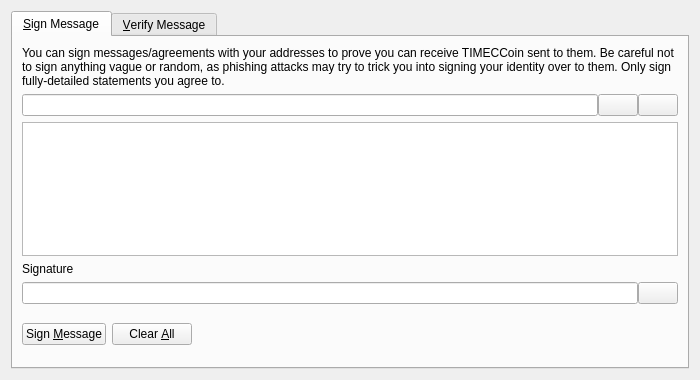
<?xml version="1.0" encoding="UTF-8"?>
<ui version="4.0">
 <class>SignVerifyMessageDialog</class>
 <widget class="QDialog" name="SignVerifyMessageDialog">
  <property name="geometry">
   <rect>
    <x>0</x>
    <y>0</y>
    <width>700</width>
    <height>380</height>
   </rect>
  </property>
  <property name="windowTitle">
   <string>Signatures - Sign / Verify a Message</string>
  </property>
  <property name="modal">
   <bool>true</bool>
  </property>
  <layout class="QVBoxLayout" name="verticalLayout">
   <item>
    <widget class="QTabWidget" name="tabWidget">
     <property name="currentIndex">
      <number>0</number>
     </property>
     <widget class="QWidget" name="tabSignMessage">
      <attribute name="title">
       <string>&amp;Sign Message</string>
      </attribute>
      <layout class="QVBoxLayout" name="verticalLayout_SM">
       <item>
        <widget class="QLabel" name="infoLabel_SM">
         <property name="text">
          <string>You can sign messages/agreements with your addresses to prove you can receive TIMECCoin sent to them. Be careful not to sign anything vague or random, as phishing attacks may try to trick you into signing your identity over to them. Only sign fully-detailed statements you agree to.</string>
         </property>
         <property name="textFormat">
          <enum>Qt::PlainText</enum>
         </property>
         <property name="wordWrap">
          <bool>true</bool>
         </property>
        </widget>
       </item>
       <item>
        <layout class="QHBoxLayout" name="horizontalLayout_1_SM">
         <property name="spacing">
          <number>0</number>
         </property>
         <item>
          <widget class="QValidatedLineEdit" name="addressIn_SM">
           <property name="toolTip">
            <string>The TIMECCoin address to sign the message with</string>
           </property>
          </widget>
         </item>
         <item>
          <widget class="QPushButton" name="addressBookButton_SM">
           <property name="toolTip">
            <string>Choose previously used address</string>
           </property>
           <property name="text">
            <string/>
           </property>
           <property name="shortcut">
            <string>Alt+A</string>
           </property>
           <property name="autoDefault">
            <bool>false</bool>
           </property>
          </widget>
         </item>
         <item>
          <widget class="QPushButton" name="pasteButton_SM">
           <property name="toolTip">
            <string>Paste address from clipboard</string>
           </property>
           <property name="text">
            <string/>
           </property>
           <property name="shortcut">
            <string>Alt+P</string>
           </property>
           <property name="autoDefault">
            <bool>false</bool>
           </property>
          </widget>
         </item>
        </layout>
       </item>
       <item>
        <widget class="QPlainTextEdit" name="messageIn_SM">
         <property name="toolTip">
          <string>Enter the message you want to sign here</string>
         </property>
        </widget>
       </item>
       <item>
        <widget class="QLabel" name="signatureLabel_SM">
         <property name="text">
          <string>Signature</string>
         </property>
         <property name="textFormat">
          <enum>Qt::PlainText</enum>
         </property>
        </widget>
       </item>
       <item>
        <layout class="QHBoxLayout" name="horizontalLayout_2_SM">
         <property name="spacing">
          <number>0</number>
         </property>
         <item>
          <widget class="QLineEdit" name="signatureOut_SM">
           <property name="font">
            <font>
             <italic>true</italic>
            </font>
           </property>
           <property name="readOnly">
            <bool>true</bool>
           </property>
          </widget>
         </item>
         <item>
          <widget class="QPushButton" name="copySignatureButton_SM">
           <property name="toolTip">
            <string>Copy the current signature to the system clipboard</string>
           </property>
           <property name="text">
            <string/>
           </property>
           <property name="autoDefault">
            <bool>false</bool>
           </property>
          </widget>
         </item>
        </layout>
       </item>
       <item>
        <layout class="QHBoxLayout" name="horizontalLayout_3_SM">
         <item>
          <widget class="QPushButton" name="signMessageButton_SM">
           <property name="toolTip">
            <string>Sign the message to prove you own this TIMECCoin address</string>
           </property>
           <property name="text">
            <string>Sign &amp;Message</string>
           </property>
           <property name="autoDefault">
            <bool>false</bool>
           </property>
          </widget>
         </item>
         <item>
          <widget class="QPushButton" name="clearButton_SM">
           <property name="toolTip">
            <string>Reset all sign message fields</string>
           </property>
           <property name="text">
            <string>Clear &amp;All</string>
           </property>
           <property name="autoDefault">
            <bool>false</bool>
           </property>
          </widget>
         </item>
         <item>
          <spacer name="horizontalSpacer_1_SM">
           <property name="orientation">
            <enum>Qt::Horizontal</enum>
           </property>
           <property name="sizeHint" stdset="0">
            <size>
             <width>40</width>
             <height>48</height>
            </size>
           </property>
          </spacer>
         </item>
         <item>
          <widget class="QLabel" name="statusLabel_SM">
           <property name="font">
            <font>
             <weight>75</weight>
             <bold>true</bold>
            </font>
           </property>
           <property name="text">
            <string/>
           </property>
           <property name="wordWrap">
            <bool>true</bool>
           </property>
          </widget>
         </item>
         <item>
          <spacer name="horizontalSpacer_2_SM">
           <property name="orientation">
            <enum>Qt::Horizontal</enum>
           </property>
           <property name="sizeHint" stdset="0">
            <size>
             <width>40</width>
             <height>48</height>
            </size>
           </property>
          </spacer>
         </item>
        </layout>
       </item>
      </layout>
     </widget>
     <widget class="QWidget" name="tabVerifyMessage">
      <attribute name="title">
       <string>&amp;Verify Message</string>
      </attribute>
      <layout class="QVBoxLayout" name="verticalLayout_VM">
       <item>
        <widget class="QLabel" name="infoLabel_VM">
         <property name="text">
          <string>Enter the receiver's address, message (ensure you copy line breaks, spaces, tabs, etc. exactly) and signature below to verify the message. Be careful not to read more into the signature than what is in the signed message itself, to avoid being tricked by a man-in-the-middle attack. Note that this only proves the signing party receives with the address, it cannot prove sendership of any transaction!</string>
         </property>
         <property name="textFormat">
          <enum>Qt::PlainText</enum>
         </property>
         <property name="alignment">
          <set>Qt::AlignLeading|Qt::AlignLeft|Qt::AlignTop</set>
         </property>
         <property name="wordWrap">
          <bool>true</bool>
         </property>
        </widget>
       </item>
       <item>
        <layout class="QHBoxLayout" name="horizontalLayout_1_VM">
         <property name="spacing">
          <number>0</number>
         </property>
         <item>
          <widget class="QValidatedLineEdit" name="addressIn_VM">
           <property name="toolTip">
            <string>The TIMECCoin address the message was signed with</string>
           </property>
          </widget>
         </item>
         <item>
          <widget class="QPushButton" name="addressBookButton_VM">
           <property name="toolTip">
            <string>Choose previously used address</string>
           </property>
           <property name="text">
            <string/>
           </property>
           <property name="shortcut">
            <string>Alt+A</string>
           </property>
           <property name="autoDefault">
            <bool>false</bool>
           </property>
          </widget>
         </item>
        </layout>
       </item>
       <item>
        <widget class="QPlainTextEdit" name="messageIn_VM"/>
       </item>
       <item>
        <widget class="QValidatedLineEdit" name="signatureIn_VM"/>
       </item>
       <item>
        <layout class="QHBoxLayout" name="horizontalLayout_2_VM">
         <item>
          <widget class="QPushButton" name="verifyMessageButton_VM">
           <property name="toolTip">
            <string>Verify the message to ensure it was signed with the specified TIMECCoin address</string>
           </property>
           <property name="text">
            <string>Verify &amp;Message</string>
           </property>
           <property name="autoDefault">
            <bool>false</bool>
           </property>
          </widget>
         </item>
         <item>
          <widget class="QPushButton" name="clearButton_VM">
           <property name="toolTip">
            <string>Reset all verify message fields</string>
           </property>
           <property name="text">
            <string>Clear &amp;All</string>
           </property>
           <property name="autoDefault">
            <bool>false</bool>
           </property>
          </widget>
         </item>
         <item>
          <spacer name="horizontalSpacer_1_VM">
           <property name="orientation">
            <enum>Qt::Horizontal</enum>
           </property>
           <property name="sizeHint" stdset="0">
            <size>
             <width>40</width>
             <height>48</height>
            </size>
           </property>
          </spacer>
         </item>
         <item>
          <widget class="QLabel" name="statusLabel_VM">
           <property name="font">
            <font>
             <weight>75</weight>
             <bold>true</bold>
            </font>
           </property>
           <property name="text">
            <string/>
           </property>
           <property name="wordWrap">
            <bool>true</bool>
           </property>
          </widget>
         </item>
         <item>
          <spacer name="horizontalSpacer_2_VM">
           <property name="orientation">
            <enum>Qt::Horizontal</enum>
           </property>
           <property name="sizeHint" stdset="0">
            <size>
             <width>40</width>
             <height>48</height>
            </size>
           </property>
          </spacer>
         </item>
        </layout>
       </item>
      </layout>
     </widget>
    </widget>
   </item>
  </layout>
 </widget>
 <customwidgets>
  <customwidget>
   <class>QValidatedLineEdit</class>
   <extends>QLineEdit</extends>
   <header>qvalidatedlineedit.h</header>
  </customwidget>
 </customwidgets>
 <resources>
  <include location="../time.qrc"/>
 </resources>
 <connections/>
</ui>
